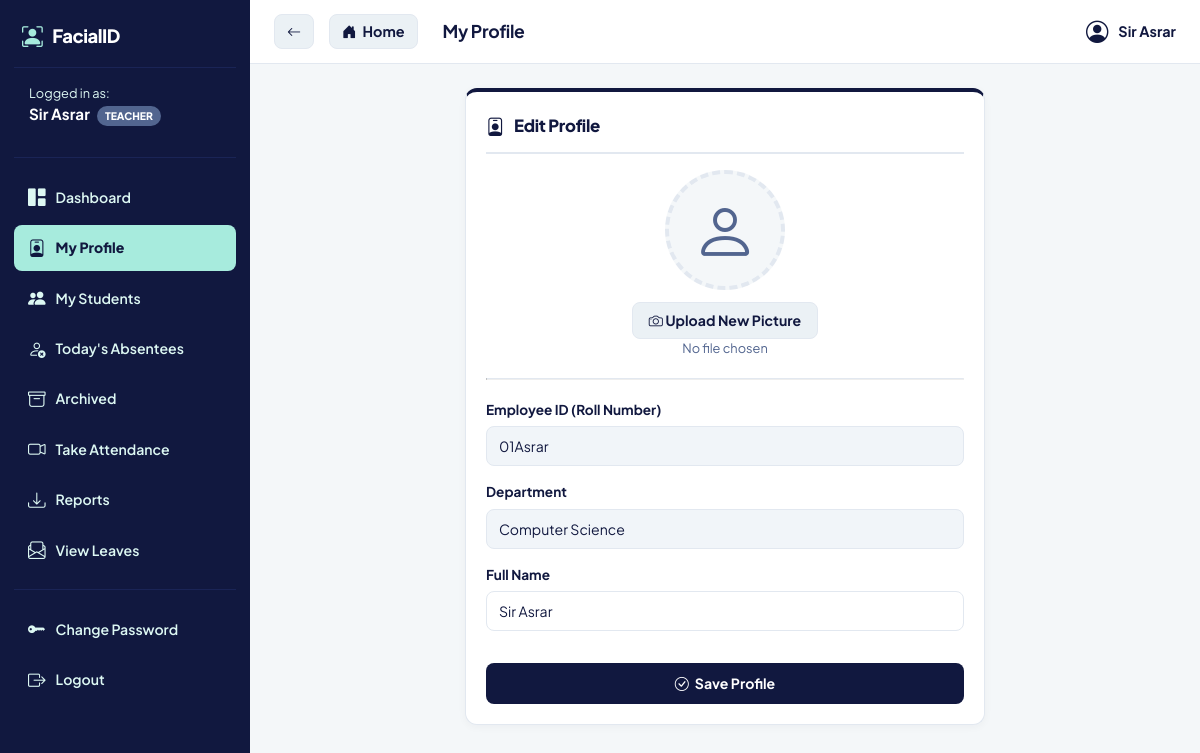
Before: /my_profile (signed in) with the older database file.
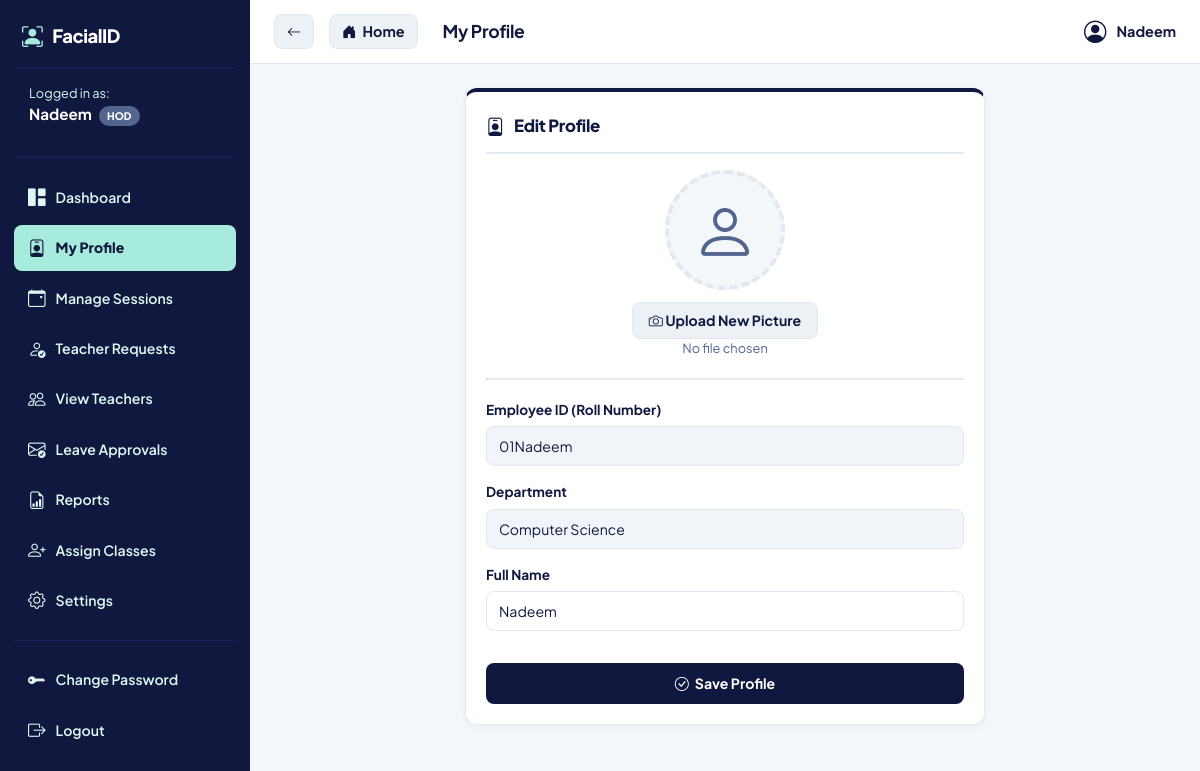
After: the same page with the newer database file.
### tables this page shows
CREATE TABLE users (
            id INTEGER PRIMARY KEY AUTOINCREMENT, name TEXT NOT NULL, roll_number TEXT UNIQUE NOT NULL,
            role TEXT NOT NULL, department TEXT, semester TEXT, subject TEXT,
            password_hash TEXT NOT NULL, face_image TEXT, approval_status TEXT, is_coordinator INTEGER DEFAULT 0, face_embeddings TEXT);

### app.py (the view, shortened to what this page needs)
@app.route("/my_profile", methods=["GET", "POST"])
def my_profile():
    if session.get('role') not in ['teacher', 'hod', 'coordinator']: return redirect(url_for('entry_portal'))
    conn = get_db()
    try:
        c = conn.cursor()
        c.execute("SELECT name, roll_number, department, face_image, role FROM users WHERE id=?", (session['user_id'],))
        user_info = c.fetchone()
    finally: conn.close()
    return render_template("my_profile.html", user_info=user_info)

### app.py (called while the page is built)
@app.after_request
def add_security_headers(response):
    response.headers['X-Frame-Options'] = 'SAMEORIGIN'
    response.headers['X-Content-Type-Options'] = 'nosniff'
    response.headers['X-XSS-Protection'] = '1; mode=block'
    return response

def get_db():
    conn = sqlite3.connect(DB_NAME, timeout=20)
    return conn

### templates/my_profile.html (shortened to what this page needs)
{% extends "base.html" %}
{% block page_title %}My Profile{% endblock %}
{% block content %}
<div class="card" style="max-width:520px; margin:0 auto; border-top:4px solid var(--navy);">
    <h3 class="card-header"><i class="bi bi-person-badge"></i> Edit Profile</h3>
    <form method="POST" enctype="multipart/form-data">
        <div class="text-center mb-20">
            {% if user_info[3] %}
                <img src="/student_image/{{ user_info[3] }}" style="width: 120px; height: 120px; border-radius: 50%; object-fit: cover; border: 4px solid var(--mint); box-shadow: var(--shadow-sm);">
            {% else %}
                <div class="flex-center" style="width: 120px; height: 120px; background: var(--bg-main); border-radius: 50%; margin: 0 auto; border: 4px dashed var(--border);">
                    <i class="bi bi-person" style="font-size: 4rem; color: var(--text-secondary);"></i>
                </div>
            {% endif %}
            <div class="mt-15">
                <label for="profile_pic" class="btn btn-light" style="cursor: pointer; display: inline-block;">
                    <i class="bi bi-camera"></i> Upload New Picture
                </label>
                <div id="file-name" class="text-muted mt-5" style="font-size:0.8rem;">No file chosen</div>
            </div>
        </div>
        <hr style="border-top: 1px solid var(--border); margin: 20px 0;">
        <div class="form-group">
            <label>Employee ID (Roll Number)</label>
            <input type="text" value="{{ user_info[1] }}" disabled style="background:#f1f5f9; cursor:not-allowed;">
        </div>
        <div class="form-group">
            <label>Department</label>
            <input type="text" value="{{ user_info[2] }}" disabled style="background:#f1f5f9; cursor:not-allowed;">
        </div>
        <div class="form-group">
            <label>Full Name</label>
            <input type="text" name="name" value="{{ user_info[0] }}" required>
        </div>
        <button type="submit" class="btn btn-primary w-100 mt-20" style="padding: 12px;"><i class="bi bi-check-circle"></i> Save Profile</button>
    </form>
</div>
{% endblock %}

### templates/base.html (shortened to what this page needs)
<!DOCTYPE html>
<html lang="en">
<head>
    <link rel="stylesheet" href="{{ url_for('static', filename='style.css') }}" />
    <link rel="stylesheet" href="https://cdn.jsdelivr.net/npm/bootstrap-icons@1.11.1/font/bootstrap-icons.css">
</head>
<body>
    <div class="sidebar">
        <a href="/" class="sidebar-brand">
            <i class="bi bi-person-bounding-box"></i> FacialID
        </a>
        <div class="sidebar-menu">
            <div style="padding: 0 15px 15px 15px; color: var(--text-sidebar); font-size: 0.8rem;">
                Logged in as:<br>
                <strong style="color: #FFFFFF; font-size: 0.95rem;">{{ session.get('user_name', 'Guest') }}</strong>
                <span class="badge-warning" style="padding: 2px 8px; border-radius: 10px; font-size: 0.65rem; margin-left: 5px;">{{ session.get('actual_role', session.get('role', '')) | upper }}</span>
            </div>
            <hr>
            {% if session.get('role') == 'hod' %}
                <a href="/hod_portal" class="{% if request.path == '/hod_portal' %}active{% endif %}"><i class="bi bi-grid-1x2-fill"></i> Dashboard</a>
                <a href="/my_profile" class="{% if request.path == '/my_profile' %}active{% endif %}"><i class="bi bi-person-badge"></i> My Profile</a>
                <a href="/hod_sessions" class="{% if request.path == '/hod_sessions' %}active{% endif %}"><i class="bi bi-calendar-event"></i> Manage Sessions</a>
                <a href="/hod_teacher_requests" class="{% if request.path == '/hod_teacher_requests' %}active{% endif %}" style="display:flex; align-items:center; gap:10px;">
                    <i class="bi bi-person-check"></i> Teacher Requests
                </a>
                <a href="/hod_teachers" class="{% if request.path == '/hod_teachers' %}active{% endif %}"><i class="bi bi-people"></i> View Teachers</a>
                <a href="/hod_leaves" class="{% if request.path == '/hod_leaves' %}active{% endif %}"><i class="bi bi-envelope-check"></i> Leave Approvals</a>
                <a href="/hod_report" class="{% if request.path == '/hod_report' %}active{% endif %}"><i class="bi bi-file-earmark-bar-graph"></i> Reports</a>
                <a href="/hod_assign_classes" class="{% if request.path == '/hod_assign_classes' %}active{% endif %}"><i class="bi bi-person-plus"></i> Assign Classes</a>
                <a href="/hod_settings" class="{% if request.path == '/hod_settings' %}active{% endif %}"><i class="bi bi-gear"></i> Settings</a>
            {% elif session.get('role') == 'teacher' %}
                <a href="/teacher_portal" class="{% if request.path == '/teacher_portal' %}active{% endif %}"><i class="bi bi-grid-1x2-fill"></i> Dashboard</a>
                <a href="/my_profile" class="{% if request.path == '/my_profile' %}active{% endif %}"><i class="bi bi-person-badge"></i> My Profile</a>
                <a href="/teacher_students" class="{% if request.path == '/teacher_students' %}active{% endif %}"><i class="bi bi-people-fill"></i> My Students</a>
                <a href="/teacher_absentees" class="{% if request.path == '/teacher_absentees' %}active{% endif %}"><i class="bi bi-person-x"></i> Today's Absentees</a>
                <a href="/teacher_archived_reports" class="{% if request.path == '/teacher_archived_reports' %}active{% endif %}"><i class="bi bi-archive"></i> Archived</a>
                <a href="/teacher_attendance" class="{% if request.path == '/teacher_attendance' %}active{% endif %}"><i class="bi bi-camera-video"></i> Take Attendance</a>
                <a href="/teacher_reports" class="{% if request.path == '/teacher_reports' %}active{% endif %}"><i class="bi bi-download"></i> Reports</a>
                <a href="/teacher_leaves" class="{% if request.path == '/teacher_leaves' %}active{% endif %}"><i class="bi bi-envelope-paper"></i> View Leaves</a>
            {% endif %}
            <hr>
            <a href="/change_password" class="{% if request.path == '/change_password' %}active{% endif %}"><i class="bi bi-key-fill"></i> Change Password</a>
            <a href="/logout"><i class="bi bi-box-arrow-right"></i> Logout</a>
        </div>
    </div>
    <div class="main-content">
        <div class="topbar">
            <div class="flex-center" style="justify-content: flex-start; gap: 15px;">
                <a href="javascript:history.back()" class="btn btn-light" title="Go Back" style="padding: 8px 12px;">
                    <i class="bi bi-arrow-left"></i>
                </a>
                <a href="/" class="btn btn-light" title="Go to Main Portal" style="padding: 8px 12px; display: inline-flex; align-items: center; gap: 6px; font-size: 0.9rem;">
                    <i class="bi bi-house-door-fill"></i> Home
                </a>
                <h2 style="font-size: 1.1rem; margin: 0; color: var(--text-main); font-weight: 700; margin-left: 10px;">{% block page_title %}Dashboard{% endblock %}</h2>
            </div>
            <div class="flex-center" style="gap: 10px; font-weight: 700; color: var(--text-main); font-size: 0.9rem;">
                {% if current_user_image %}
                    <img src="/student_image/{{ current_user_image }}" style="width: 32px; height: 32px; border-radius: 50%; object-fit: cover; border: 2px solid var(--mint);">
                {% else %}
                    <i class="bi bi-person-circle" style="color: var(--navy); font-size: 1.4rem;"></i>
                {% endif %}
                {{ session.get('user_name', 'Guest') }}
            </div>
        </div>
        <div class="content-wrapper">
            {% block content %}{% endblock %}
        </div>
    </div>
</body>
</html>

### static/style.css (style rules this page uses)
:root { --navy: #11183F; --navy-light: #1A2456; --slate: #52658F; --slate-light: #EBF1F5; --mint: #A7EBDD; --mint-light: #DDF8F3; --btn-red: #EF4444; --btn-red-hover: #DC2626; --primary: var(--navy); --primary-hover: var(--slate); --success: var(--navy); --danger: var(--slate); --warning: var(--slate); --purple: var(--slate); --bg-main: #F4F7F9; --bg-card: #FFFFFF; --border: #E2E8F0; --text-main: var(--navy); --text-secondary: var(--slate); --text-muted: var(--slate); --text-sidebar: var(--mint-light); --shadow-sm: 0 2px 8px rgba(17, 24, 63, 0.04); --shadow-md: 0 8px 24px rgba(17, 24, 63, 0.08); --shadow-lg: 0 16px 48px rgba(17, 24, 63, 0.12); --radius-sm: 8px; --radius-md: 12px; --radius-lg: 16px; }
* { box-sizing: border-box; margin: 0; padding: 0; }
body { font-family: 'Plus Jakarta Sans', 'Inter', -apple-system, sans-serif; background: var(--bg-main); color: var(--text-main); font-size: 13.5px; line-height: 1.5; -webkit-font-smoothing: antialiased; }
.sidebar { position: fixed; top: 0; left: 0; width: 250px; height: 100vh; background: var(--navy); padding: 20px 14px; overflow-y: auto; z-index: 100; }
.sidebar-brand { display: flex; align-items: center; gap: 10px; color: #FFFFFF; text-decoration: none; font-weight: 800; font-size: 1.15rem; letter-spacing: -0.5px; padding: 0 8px 16px 8px; border-bottom: 1px solid var(--navy-light); margin-bottom: 16px; }
.sidebar-brand i { color: var(--mint); font-size: 1.3rem; }
.sidebar-menu { display: flex; flex-direction: column; gap: 4px; }
.sidebar-menu hr { border: none; border-top: 1px solid var(--navy-light); margin: 12px 0; }
.sidebar-menu a { display: flex; align-items: center; gap: 10px; padding: 10px 14px; color: var(--text-sidebar); text-decoration: none; font-weight: 600; font-size: 0.88rem; border-radius: 8px; transition: all 0.2s ease; }
.sidebar-menu a i { font-size: 1.1rem; }
.sidebar-menu a.active { background: var(--mint); color: var(--navy); font-weight: 800; }
.sidebar-menu a.active i { color: var(--navy); }
.main-content { margin-left: 250px; min-height: 100vh; }
.topbar { display: flex; align-items: center; justify-content: space-between; padding: 14px 24px; background: #FFFFFF; border-bottom: 1px solid var(--border); position: sticky; top: 0; z-index: 50; }
.content-wrapper { padding: 24px 24px 40px 24px; max-width: 1300px; }
h1, h2, h3, h4, h5, h6 { color: var(--text-main); font-weight: 800; letter-spacing: -0.3px; }
.text-muted { color: var(--text-muted) !important; }
.text-center { text-align: center; }
.card { background: #FFFFFF; border-radius: var(--radius-md); border: 1px solid var(--border); box-shadow: var(--shadow-sm); padding: 20px; margin-bottom: 20px; }
.card-header { display: flex; align-items: center; gap: 10px; font-size: 1.05rem; font-weight: 800; color: var(--text-main); margin-bottom: 16px; padding-bottom: 12px; border-bottom: 2px solid var(--border); }
.card-header i { color: var(--navy); font-size: 1.15rem; }
.btn { display: inline-flex; align-items: center; justify-content: center; gap: 6px; padding: 9px 16px; border: none; border-radius: var(--radius-sm); font-family: inherit; font-size: 0.88rem; font-weight: 700; cursor: pointer; text-decoration: none; transition: all 0.2s ease; line-height: 1.2; }
.btn-primary { background: var(--navy); color: #FFFFFF; }
.btn-light { background: var(--slate-light); color: var(--navy); border: 1px solid var(--border); }
.form-group { margin-bottom: 16px; }
.form-group label { display: block; font-weight: 700; font-size: 0.85rem; color: var(--text-main); margin-bottom: 6px; }
input[type="text"], input[type="password"], input[type="date"], input[type="number"], input[type="email"], select, textarea { width: 100%; padding: 10px 12px; font-family: inherit; font-size: 0.88rem; color: var(--text-main); background: #FFFFFF; border: 1.5px solid var(--border); border-radius: var(--radius-sm); outline: none; transition: all 0.2s ease; }
input::placeholder { color: #94A3B8; }
.badge-success, .badge-danger, .badge-warning { display: inline-flex; align-items: center; gap: 4px; padding: 3px 8px; font-size: 0.72rem; font-weight: 800; border-radius: 20px; white-space: nowrap; }
.badge-warning { background: var(--slate); color: #FFFFFF; }
.flex-center { display: flex; align-items: center; justify-content: center; }
.mt-15 { margin-top: 12px; }
.mt-20 { margin-top: 16px; }
.mb-20 { margin-bottom: 16px; }
.w-100 { width: 100%; }

Changed rows visible on the page:
changed users "Computer Science": get "Sir Asrar" → "Nadeem"; get "TEACHER" → "HOD"; roll_number "01Asrar" → "01Nadeem"; name "Sir Asrar" → "Nadeem"
Other visible differences:
text no longer shown: "My Students Today's Absentees Archived Take Attendance View Leaves"
text now shown: "Manage Sessions Teacher Requests View Teachers Leave Approvals Assign Classes Settings"
